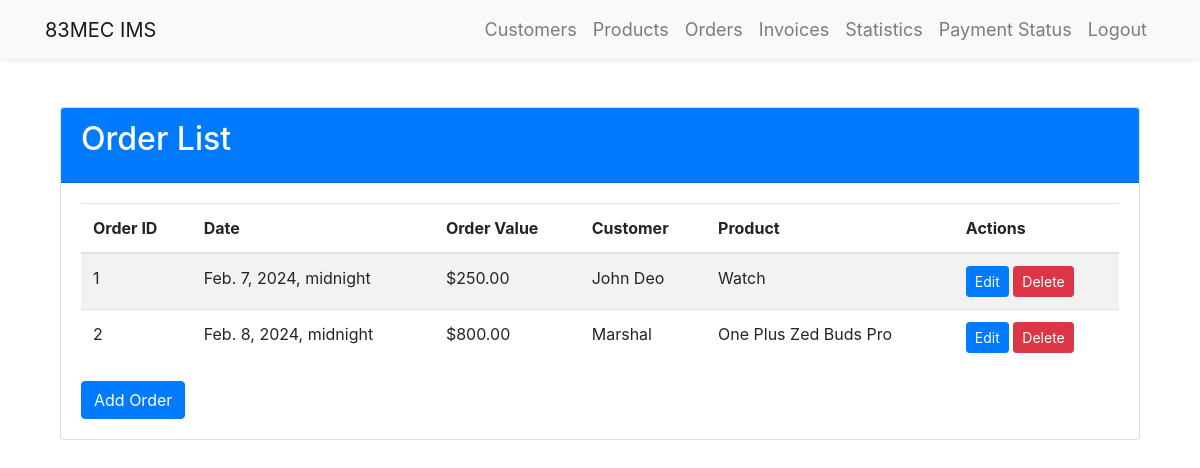
Page /order_list/ (signed in) on the committed database.
### ims_app/models.py (models this page shows, shortened)
class Order(models.Model):
    order_id = models.AutoField(primary_key=True)
    date = models.DateTimeField()
    order_value = models.DecimalField(max_digits=10, decimal_places=2)
    customer = models.ForeignKey(Customer, on_delete=models.CASCADE)
    product = models.ForeignKey(Product, on_delete=models.CASCADE)

class Customer(models.Model):
    customer_id = models.AutoField(primary_key=True)
    name = models.CharField(max_length=255)
    address = models.CharField(max_length=255)
    phone = models.CharField(max_length=20)
    email = models.EmailField(unique=True)

class Product(models.Model):
    product_id = models.AutoField(primary_key=True)
    name = models.CharField(max_length=255)
    description = models.TextField()
    unit_price = models.DecimalField(max_digits=10, decimal_places=2)
    stock_quantity = models.IntegerField()

### ims_app/views.py (the view)
# urls.py: path('order_list/', views.order_list, name='order_list'),
@login_required
def order_list(request):
    orders = Order.objects.all()
    return render(request, 'order/order_list.html', {'orders': orders})

### templates/order/order_list.html (shortened to what this page needs)
{% extends 'base.html' %}
{% block content %}
<div class="container mt-5">
    <div class="row justify-content-center">
        <div class="col-md-12">
            <div class="card">
                <div class="card-header bg-primary text-white">
                    <h2 class="card-title">Order List</h2>
                </div>
                <div class="card-body">
                    <div class="table-responsive">
                        <table class="table table-striped">
                            <thead>
                                <tr>
                                    <th scope="col">Order ID</th>
                                    <th scope="col">Date</th>
                                    <th scope="col">Order Value</th>
                                    <th scope="col">Customer</th>
                                    <th scope="col">Product</th>
                                    <th scope="col">Actions</th>
                                </tr>
                            </thead>
                            <tbody>
                                {% for order in orders %}
                                    <tr>
                                        <td>{{ order.order_id }}</td>
                                        <td>{{ order.date }}</td>
                                        <td>${{ order.order_value }}</td>
                                        <td>{{ order.customer.name }}</td>
                                        <td>{{ order.product.name }}</td>
                                        <td>
                                            <a href="{% url 'edit_order' order.order_id %}" class="btn btn-sm btn-primary">Edit</a>
                                            <a href="{% url 'delete_order' order.order_id %}" class="btn btn-sm btn-danger">Delete</a>
                                        </td>
                                    </tr>
                                {% endfor %}
                            </tbody>
                        </table>
                    </div>
                    <a href="{% url 'add_order' %}" class="btn btn-primary">Add Order</a>
                </div>
            </div>
        </div>
    </div>
</div>
{% endblock %}

### rows in the picture
Order: order_id "1", date "Feb. 7, 2024, midnight", order_value "250.00", customer.name "John Deo", product.name "Watch"
Order: order_id "2", date "Feb. 8, 2024, midnight", order_value "800.00", customer.name "Marshal", product.name "One Plus Zed Buds Pro"
